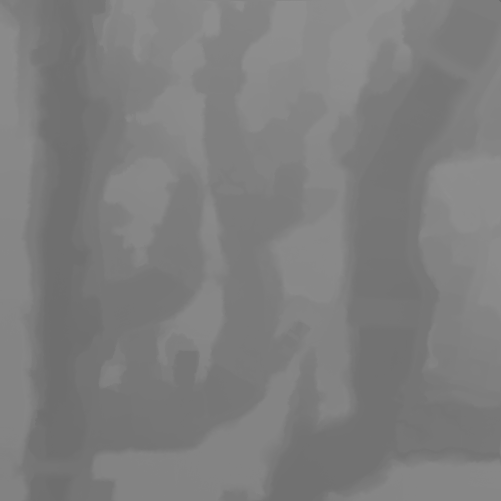
#> input picture CVImage/dem.tif, 501 x 501 px
$ python TrendLineExtract.py
#> lines starting #> are read from the running program, lines starting #| are printed output that depends on the picture
import os
import cv2
import time


def trend_line_extract(filename, template, Min, Max):
    # read the file by gray.
#> called with filename = 'dem.tif', template = 5, Min = 1, Max = 7
    image = cv2.imread(filename, cv2.IMREAD_GRAYSCALE)
#> image is the input picture: shape (501, 501); min 109, max 144, mean 125.6
    # Gaussian blur is applied to the image.
    image_gauss = cv2.GaussianBlur(image, (template, template), 0)
    # canny edge detection.
    image_canny = cv2.Canny(image_gauss, Min, Max)
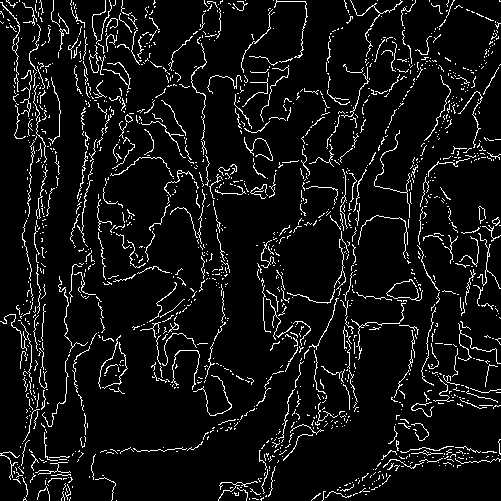
#> image_canny: shape (501, 501); 7.1% white in thin lines or dots
    # define the name of export image.
    out_filename = filename + '(Gauss_{0}_Min{1}_Max{2}.tif)'.format(template, Min, Max)
    # write data to file.
    cv2.imwrite(out_filename, image_canny)
    # show the image.
    cv2.imshow(filename, image)
    # show the Gaussian blur image.
    cv2.imshow('Image Gaussian', image_gauss)
    # show the result.
    cv2.imshow(out_filename, image_canny)
    # the window waiting.
    cv2.waitKey(0)


if __name__ == '__main__':
    # get path of the project.
    root_path = os.path.abspath(os.path.dirname(os.path.dirname(__file__)))
    # export project path.
    print("Root path:" + root_path)
    # define the path of data.
    data_path = os.path.abspath(root_path + r"\CVImage")
    # export data path.
    print("Data path:" + data_path)
    # change the path.
    os.chdir(data_path)
    # dem filename.
    dem_filename = 'dem.tif'
    # call the function.
    trend_line_extract(dem_filename, 5, 1, 7)

$ run again, with CVImage/TestImage.png saved as CVImage/dem.tif
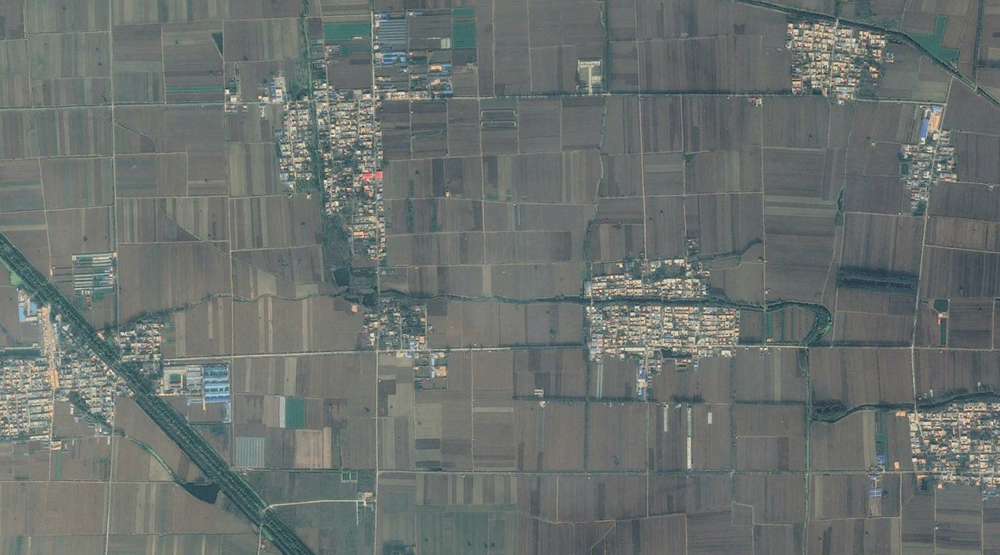
#> input picture CVImage/TestImage.png, 1000 x 555 px, shrunk from 1550 x 861 before the run
#> in trend_line_extract, `image_gauss = cv2.GaussianBlur(image, (template, template), 0)`:
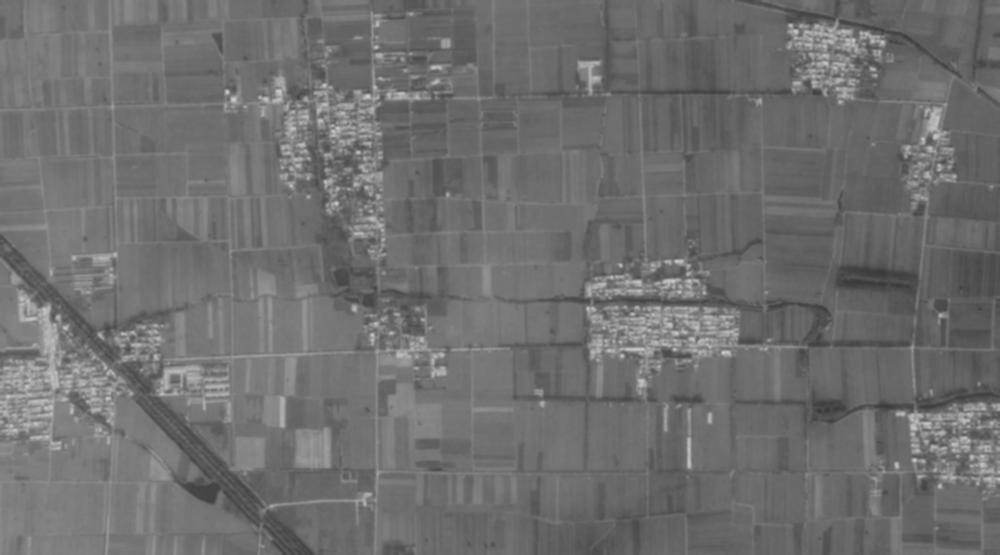
#> image_gauss: shape (555, 1000); min 57, max 209, mean 110.9
#> in trend_line_extract, `image_canny = cv2.Canny(image_gauss, Min, Max)`:
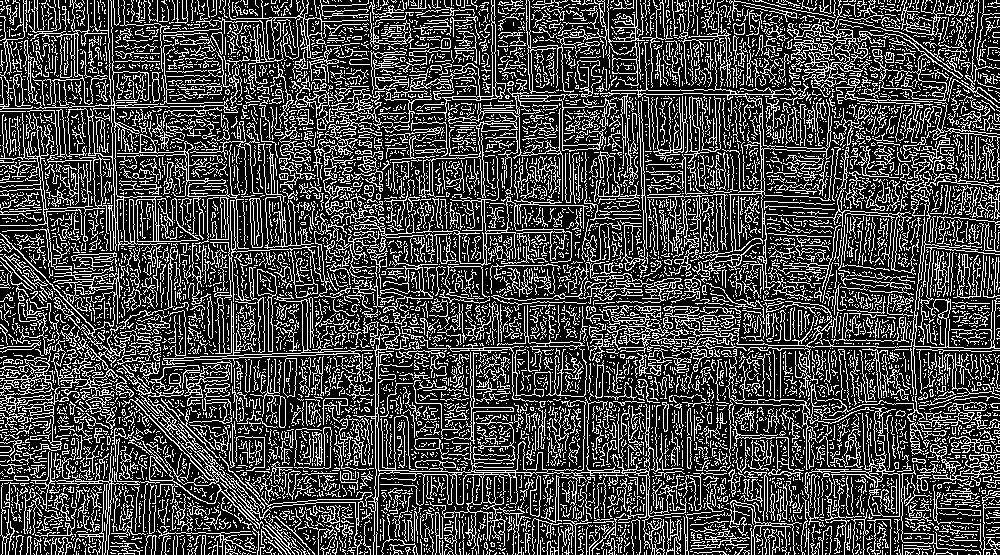
#> image_canny: shape (555, 1000); 27.7% white in thin lines or dots
